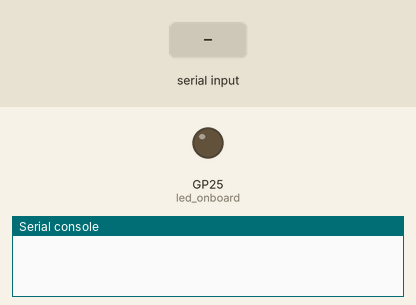
A program run on a simulated Raspberry Pi Pico running MicroPython. Parts: output pins drawn as LEDs (lit = HIGH), the last lines printed to the serial console. The test bench sets the inputs (shaded band).

Above: at 1.2 s.
1.3 s: "1" received over the second serial link
At 2.4 s:
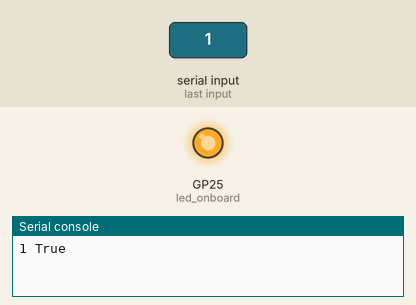
2.8 s: "0" received over the second serial link
At 3.6 s:
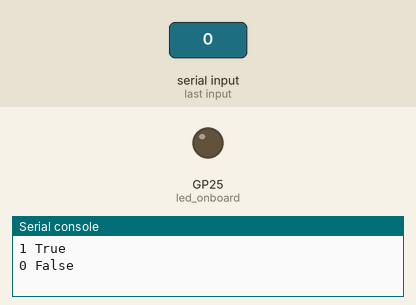
Timing chart, 0 to 5.8 s (numbered marks = the images above; inputs shaded):
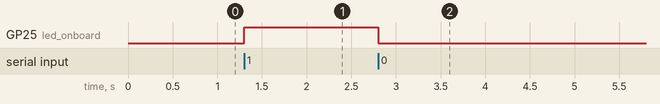

Measured:
- after the input at 1.3 s, GP25 (led_onboard): LOW → HIGH at once
- after the input at 2.8 s, GP25 (led_onboard): HIGH → LOW at once

The program:

Bluetooth+1Led.py
```python
import machine
import utime

led_onboard = machine.Pin(25, machine.Pin.OUT)
bluetooth = machine.UART(0,9600)

while True:
    if bluetooth.any():
        message = bluetooth.read().decode('utf-8')
        print(message, message == '1')
        if (message == '1'):
            led_onboard.value(1)
        elif (message == '0'):
            led_onboard.value(0)
```
